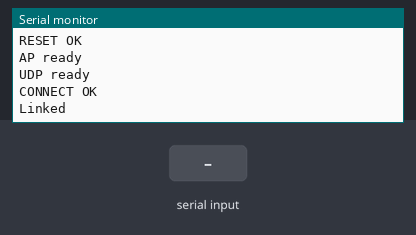
Bench run of a sketch on a simulated Arduino Uno, built with avr-gcc and run on an emulated ATmega328P. On the bench: the last lines printed to the serial monitor. The test bench sets the inputs (shaded band). The modem accepts every AT command (registered, SIM ready, sends succeed) and sends nothing else.

Above: at 1.2 s.
1.3 s: "1" received over the second serial link
At 1.8 s:
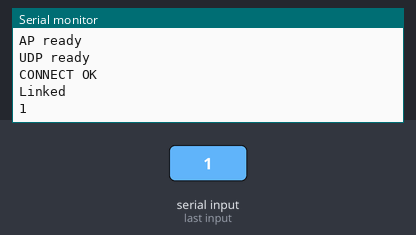
2.8 s: "0" received over the second serial link
At 4.2 s:
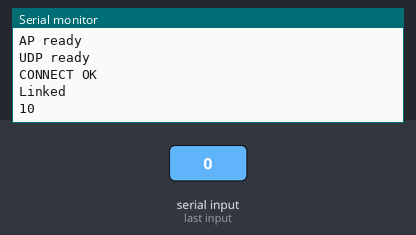

The sketch:

P04_UPDBasics.ino
```cpp
/*
UDP-Send.
No change necessary.
*/

#define DEBUG true

#include <SoftwareSerial.h>

SoftwareSerial esp8266(11, 12); // RX, TX

void setup() {
  Serial.begin(19200);
  esp8266.begin(19200);

  esp8266.setTimeout(5000);
  if (sendCom("AT+RST", "ready")) {
    debug("RESET OK");
  }

  if (configAP()) {
    debug("AP ready");
  }
  if (configUDP()) {
    debug("UDP ready");
  }
}

void loop() {
  if (esp8266.available())
    Serial.write(esp8266.read());
  if (Serial.available())
    esp8266.write(Serial.read());
}


//-----------------------------------------Config ESP8266------------------------------------

boolean configAP()
{
  boolean success = true;

  success &= (sendCom("AT+CWMODE=2", "OK"));
  success &= (sendCom("AT+CWSAP=\"NanoESP\",\"\",5,0", "OK"));

  return success;
}

boolean configUDP()
{
  boolean success = true;

  success &= (sendCom("AT+CIPMODE=0", "OK"));
  success &= (sendCom("AT+CIPMUX=0", "OK"));
  success &= sendCom("AT+CIPSTART=\"UDP\",\"192.168.4.2\",90", "OK"); //UDP-Server
  return success;
}

//-----------------------------------------------Controll ESP-----------------------------------------------------

boolean sendCom(String command, char respond[])
{
  esp8266.println(command);
  if (esp8266.findUntil(respond, "ERROR"))
  {
    return true;
  }
  else
  {
    debug("ESP SEND ERROR: " + command);
    return false;
  }
}

String sendCom(String command)
{
  esp8266.println(command);
  return esp8266.readString();
}

//-------------------------------------------------Debug Functions------------------------------------------------------
void serialDebug() {
  while (true)
  {
    if (esp8266.available())
      Serial.write(esp8266.read());
    if (Serial.available())
      esp8266.write(Serial.read());
  }
}

void debug(String Msg)
{
  if (DEBUG)
  {
    Serial.println(Msg);
  }
}
```

Measured:
- after the input at 1.3 s, the serial monitor: prints a new line at once (image 1)
- after the input at 2.8 s, the serial monitor: prints a new line at once (image 2)
